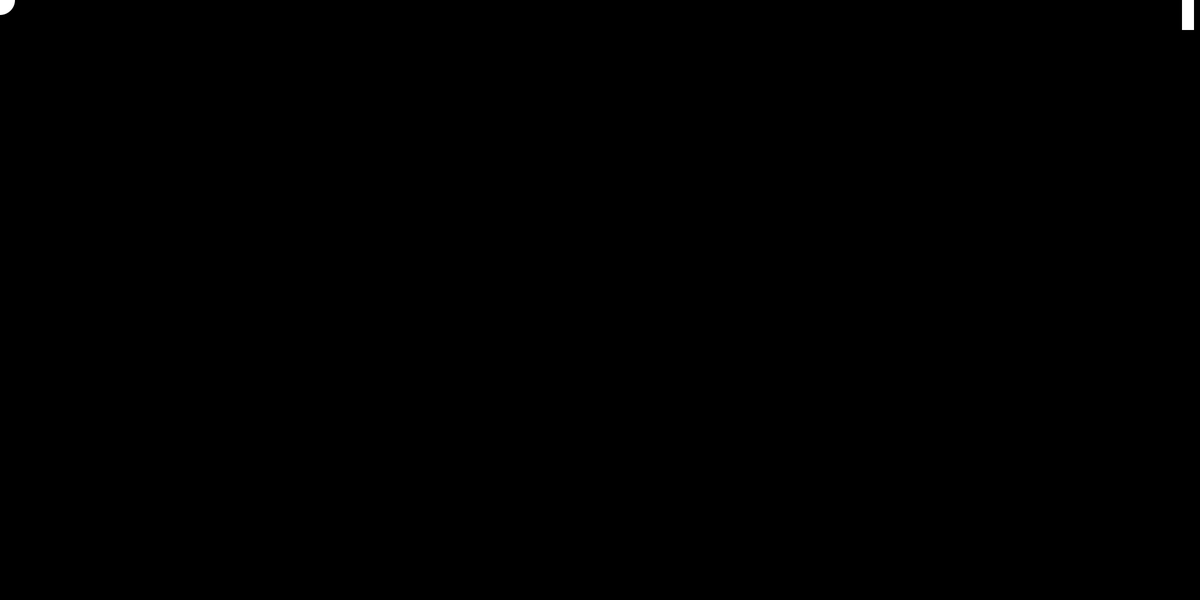
Frame 1 (no input)
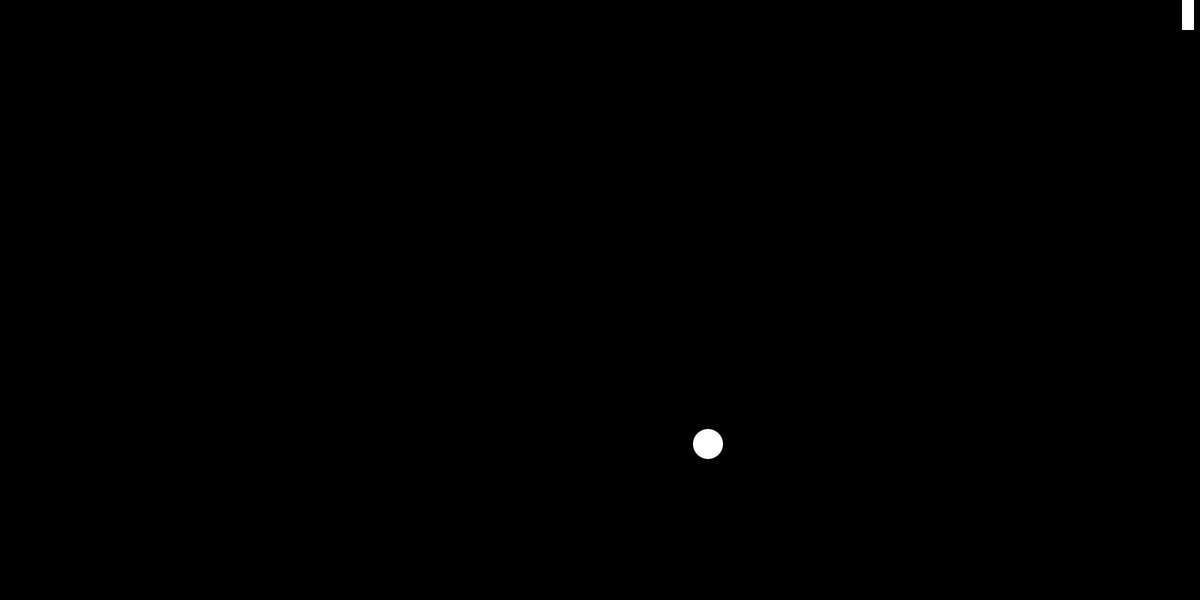
Frame 60 (the mouse pressed at the canvas centre just before this capture)
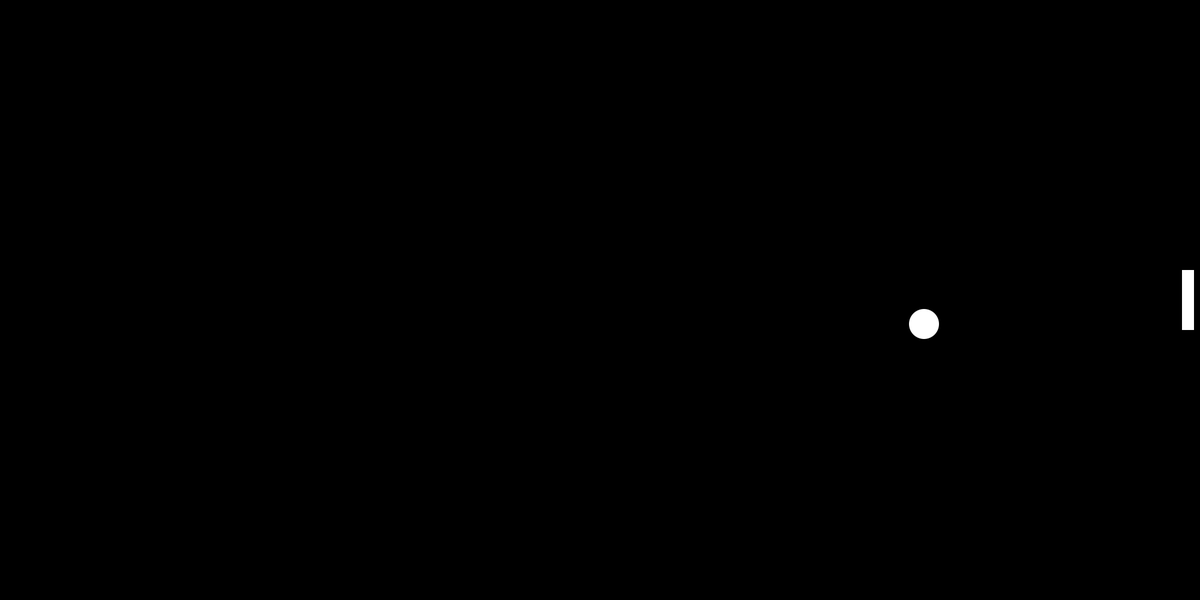
Frame 120 (the mouse held since frame 60 and released just before this capture)

The Processing sketch that drew these frames (run headless with seeded random() and noise(); from frame 60 on, the mouse is pressed at the canvas centre):

// Processing sketch: Balle_game
// ── Balle_game.pde
int x = 0;
int y = 0;
int step=20;
float dx = step;
float dy = step;
boolean start = true;
float FF = 1.01;
float lmx=mouseX;
float lmy=mouseY;

void setup() {
  size(2000, 1000);
  background(0);
  frameRate(25);
  noStroke();
}

void draw() {
  background(0);
  ellipse(x, y, 50, 50);
  fill(255,255,255);
  rect(width-30,mouseY-50,20,100);
  y+=dy;
  x+=dx;
  if (y >= height-50) {
    dy=-dy;
  } 
  if (y <= 50 && start==false) {
    dy=-dy;
  }
  if (x >= width-50) {
    dx=-dx;
  } 
  if (x <= 50 && start==false) {
    dx=-dx;
  }
  if (x>50&&y>50) {
    start=false;
  }
}
